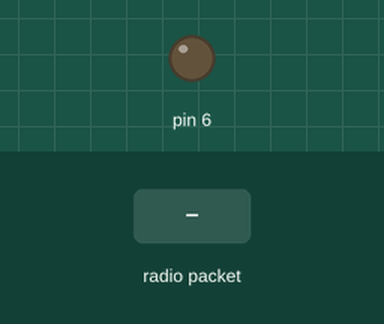
Recording of a sketch running on a simulated Arduino Uno, built with avr-gcc and run on an emulated ATmega328P. Shown: output pins drawn as LEDs (lit = HIGH). Inputs (shaded band) come from the test bench. No radio packets arrive unless stated; what the sketch prints to the serial monitor is not drawn.

Above: at 1.2 s.
1.3 s: radio packet "1" arrives
At 2.7 s:
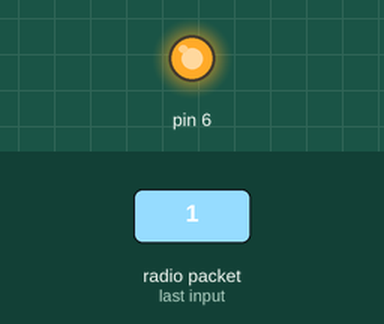
Timing chart, 0 to 4.3 s (numbered marks = the images above; inputs shaded):
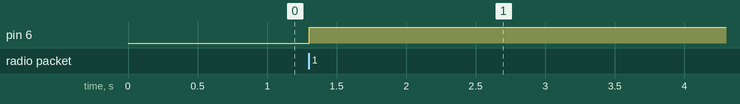

Measured:
- after the input at 1.3 s, pin 6: LOW → HIGH at once

The sketch:

RF24Receiver.ino
```cpp
#include <SPI.h>
#include <nRF24L01.h>
#include <RF24.h>

RF24 radio(9, 10); // CE, CSN
const byte address[6] = "00001";
boolean button_state = 0;
int led_pin = 3;

void setup() {
  pinMode(6, OUTPUT);
  Serial.begin(9600);
  Serial.println("Hi.");
  radio.begin();
  radio.openReadingPipe(0, address);   //Setting the address at which we will receive the data
  radio.setPALevel(RF24_PA_MIN);       //You can set this as minimum or maximum depending on the distance between the transmitter and receiver.
  radio.startListening();              //This sets the module as receiver
}

void loop() {

  char text[32] = "Default";                               // Saving the incoming data


  if (radio.available()) {                            // Looking for the data.

    Serial.println("Inside");

    radio.read(&text, sizeof(text));                  // Reading the data
    radio.read(&button_state, sizeof(button_state));  // Reading the data

    if(button_state == HIGH) {
      digitalWrite(6, HIGH);
      Serial.println("Received: HIGH");
//      Serial.println(text);
    } else {
      digitalWrite(6, LOW);
      Serial.println("Received: LOW");
//      Serial.println(text);
    }
  }

  Serial.println(text);
  delay(5);
}
```
